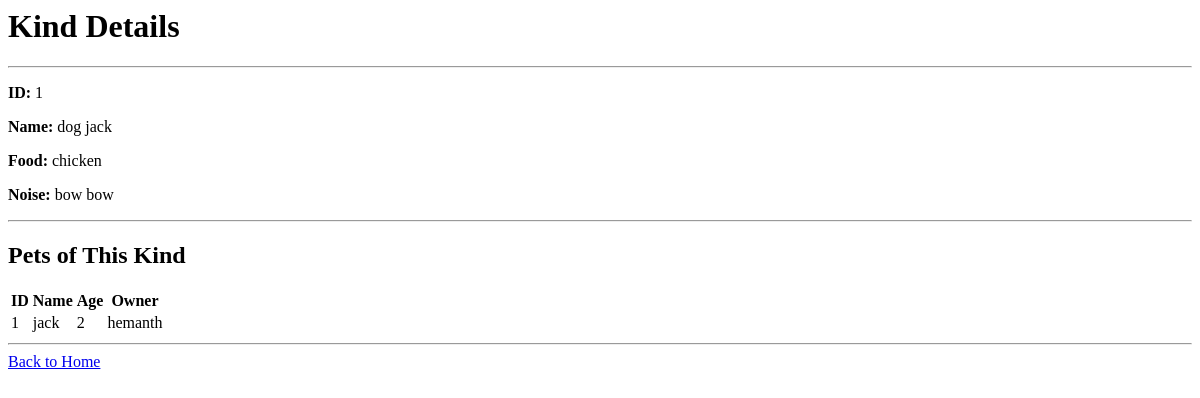
Page /kind/1 on the earlier database version.
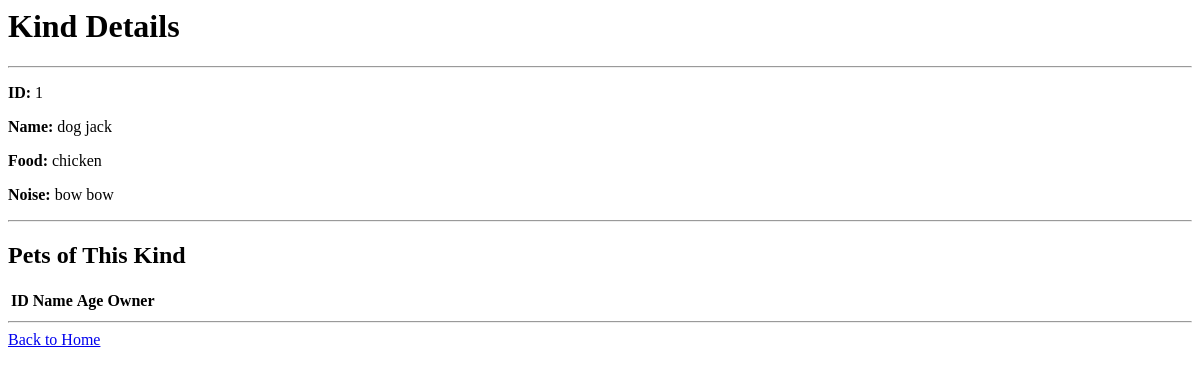
Same page on the later database version.
### database.py (models this page shows)
class Kind(Model):
    kind_name = CharField()
    food = CharField()
    noise = CharField()
    class Meta:
        database = db

class Pet(Model):
    name = CharField()
    age = IntegerField()
    owner = CharField()
    kind = ForeignKeyField(Kind, backref="pets")
    class Meta:
        database = db

### app.py (the view)
@app.route('/kind/<int:kind_id>')
def kind_detail(kind_id):
    kind = Kind.get_or_none(Kind.id == kind_id)
    if kind:
        pets = Pet.select().where(Pet.kind == kind)
        return render_template('kind_detail.html', kind=kind, pets=pets)
    return "Kind not found", 404

### templates/kind_detail.html
<html>
    <head></head>
    <body>
        <h1>Kind Details</h1>
        <hr/>
        <p><strong>ID:</strong> {{ kind.id }}</p>
        <p><strong>Name:</strong> {{ kind.kind_name }}</p>
        <p><strong>Food:</strong> {{ kind.food }}</p>
        <p><strong>Noise:</strong> {{ kind.noise }}</p>
        <hr/>
        <h2>Pets of This Kind</h2>
        <table>
            <tr>
                <th>ID</th>
                <th>Name</th>
                <th>Age</th>
                <th>Owner</th>
            </tr>
            {% for pet in pets %}
            <tr>
                <td>{{ pet.id }}</td>
                <td>{{ pet.name }}</td>
                <td>{{ pet.age }}</td>
                <td>{{ pet.owner }}</td>
            </tr>
            {% endfor %}
        </table>
        <hr/>
        <a href="/">Back to Home</a>
    </body>
</html>

Differences in the rows shown:
removed Pet: id "1", name "jack", age "2", owner "hemanth"
